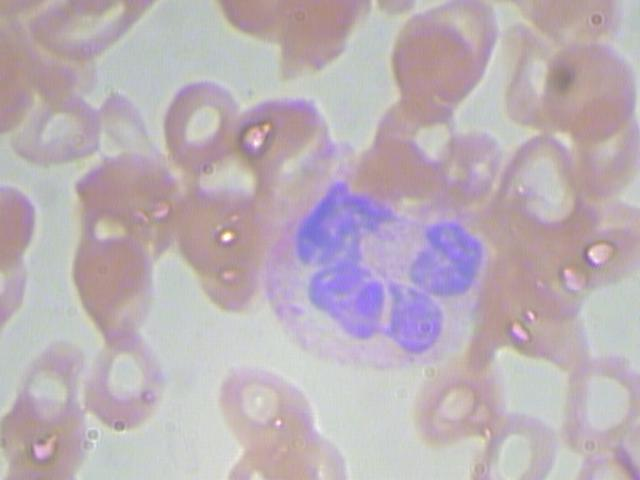
#> input picture data/raw/JPEGImages/BloodImage_00000.jpg, 640 x 480 px
$ python L2_przetwarzanie.py   (older library calls are emulated)
#> lines starting #> are read from the running program, lines starting #| are printed output that depends on the picture; after the words box and inside, x2 and y2 are one past the last pixel; in counts of white or black regions, pixels touching at a corner belong together
import cv2
import matplotlib.pyplot as plt
import numpy as np  # ← DODAJ ten import (potrzebny do np.uint8)
import os

script_dir = os.path.dirname(os.path.abspath(__file__))
image_path = os.path.normpath(os.path.join(script_dir, "..", "data", "raw", "JPEGImages", "BloodImage_00000.jpg"))

img_gray = cv2.imread(image_path, cv2.IMREAD_GRAYSCALE)
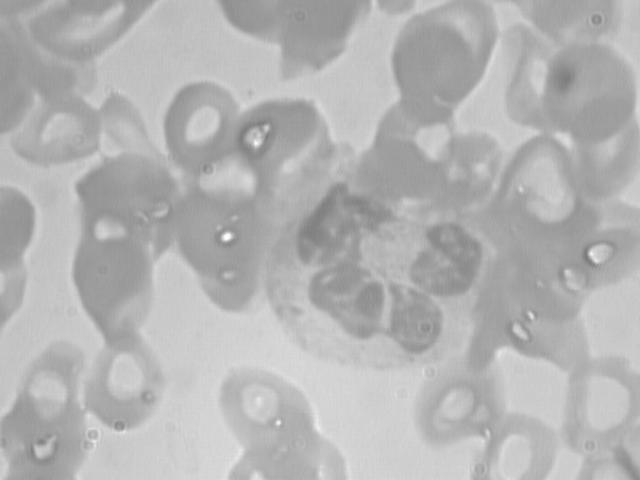
#> img_gray: shape (480, 640); min 121, max 255, mean 179.8

# Filtr Gaussa
img_blur = cv2.GaussianBlur(img_gray, (5, 5), 0)

# Filtr Sobela
sobel_x = cv2.Sobel(img_blur, cv2.CV_64F, 1, 0, ksize=3)
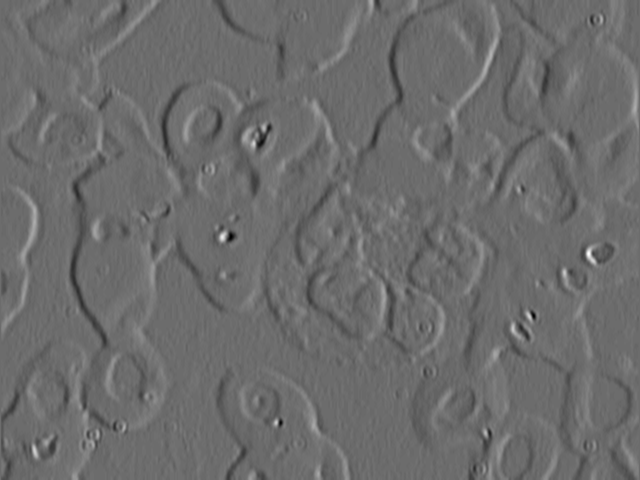
#> sobel_x: shape (480, 640) float64; min -139, max 188, mean 0.2; drawn with min black and max white
sobel_y = cv2.Sobel(img_blur, cv2.CV_64F, 0, 1, ksize=3)
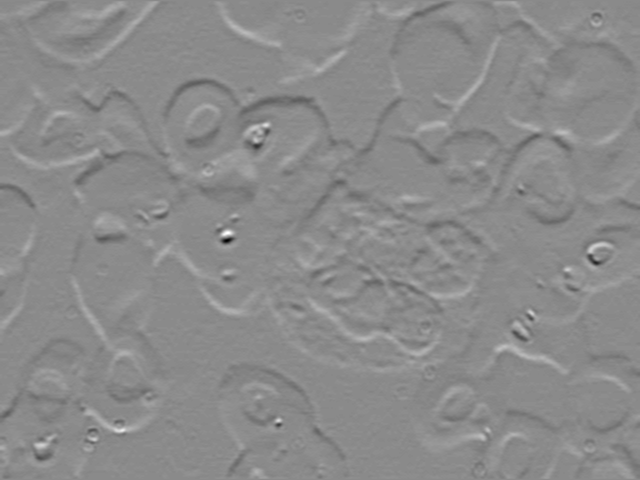
#> sobel_y: shape (480, 640) float64; min -195, max 163, mean 0.4; drawn with min black and max white
img_sobel = cv2.magnitude(sobel_x, sobel_y)
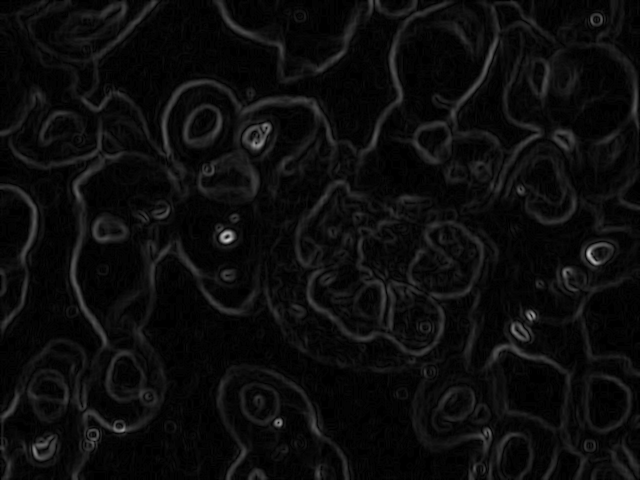
#> img_sobel: shape (480, 640) float64; min 0, max 204.3, mean 12.5

# Progowanie Otsu
_, img_thresh = cv2.threshold(img_blur, 0, 255, cv2.THRESH_BINARY_INV + cv2.THRESH_OTSU)
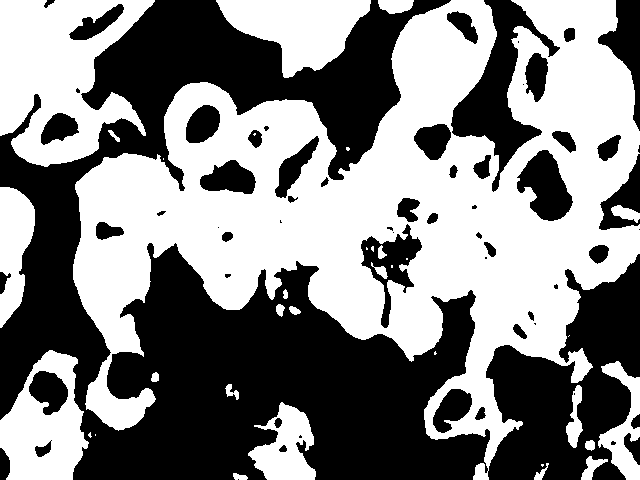
#> img_thresh: shape (480, 640); 51.5% white; 62 black regions (19 under 20 px), largest, box (x1, y1, x2, y2) and area: (0, 0, 640, 480) 121148, (451, 0, 560, 192) 6471, (517, 150, 573, 221) 2375

# ── NOWE: Filtr Laplacjana ─────────────────────────────────────────────
# Laplacjan wykrywa krawędzie we WSZYSTKICH kierunkach naraz (w odróżnieniu
# od Sobela, który liczy pochodne osobno dla X i Y).
# CV_64F = wynik jako float64, bo Laplacjan może dawać wartości ujemne
# np.uint8(np.absolute(...)) → bierzemy wartość bezwzględną i konwertujemy
# z powrotem do 8-bit, żeby móc wyświetlić jako obraz szary
img_laplacian_raw = cv2.Laplacian(img_blur, cv2.CV_64F, ksize=3)
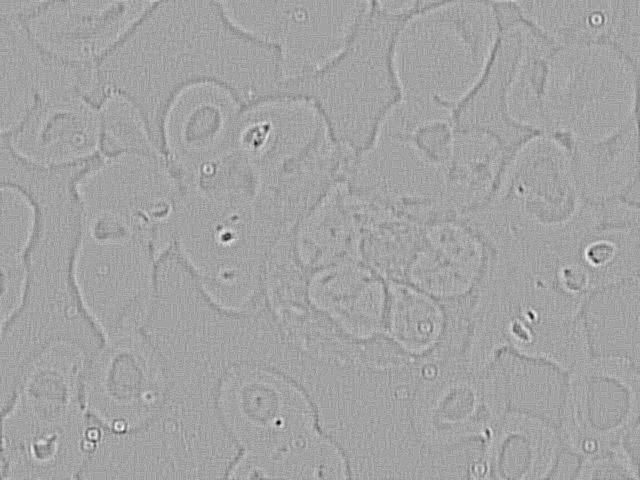
#> img_laplacian_raw: shape (480, 640) float64; min -88, max 50, mean 0; drawn with min black and max white
img_laplacian = np.uint8(np.absolute(img_laplacian_raw))
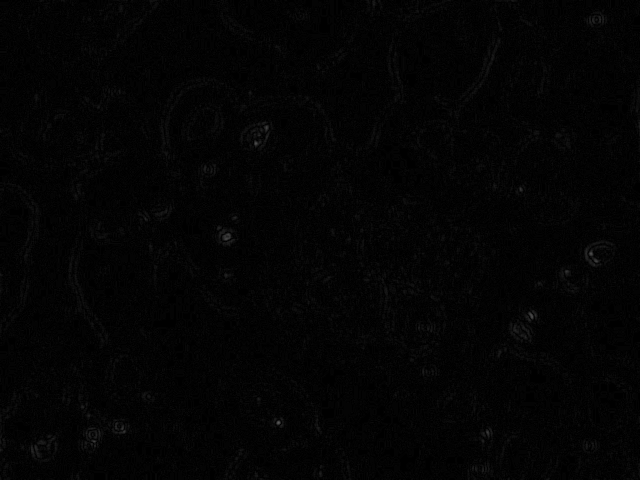
#> img_laplacian: shape (480, 640); min 0, max 88, mean 3.5
# ──────────────────────────────────────────────────────────────────────

# Filtr medianowy (opcjonalny czwarty filtr – usuwa szum "sól i pieprz")
img_median = cv2.medianBlur(img_gray, 5)

# ── WIZUALIZACJA ──
plt.figure(figsize=(16, 8))

plt.subplot(2, 3, 1)
plt.imshow(img_gray, cmap='gray')
plt.title("1. Oryginał w skali szarości")
plt.axis('off')

plt.subplot(2, 3, 2)
plt.imshow(img_blur, cmap='gray')
plt.title("2. Filtr Gaussa\n(wygładzenie, σ=auto, maska 5×5)")
plt.axis('off')

plt.subplot(2, 3, 3)
plt.imshow(img_sobel, cmap='gray')
plt.title("3. Filtr Sobela\n(krawędzie kierunkowe X+Y)")
plt.axis('off')

plt.subplot(2, 3, 4)
plt.imshow(img_thresh, cmap='gray')
plt.title("4. Progowanie Otsu\n(obraz binarny, THRESH_BINARY_INV)")
plt.axis('off')


plt.subplot(2, 3, 5)
plt.imshow(img_laplacian, cmap='gray')
plt.title("5. Filtr Laplacjana\n(krawędzie wielokierunkowe, ksize=3)")
plt.axis('off')

plt.subplot(2, 3, 6)
plt.imshow(img_median, cmap='gray')
plt.title("6. Filtr medianowy\n(redukcja szumu sól-i-pieprz, ksize=5)")
plt.axis('off')

plt.tight_layout()
plt.show()

$ run again, with data/raw/JPEGImages/BloodImage_00003.jpg copied over data/raw/JPEGImages/BloodImage_00000.jpg
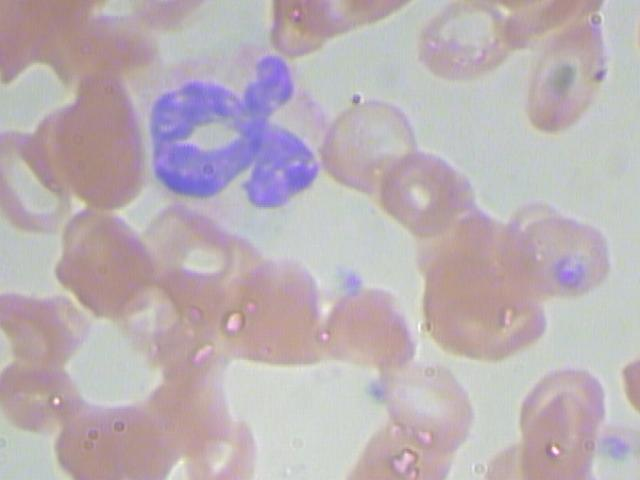
#> input picture data/raw/JPEGImages/BloodImage_00003.jpg, 640 x 480 px
#> `_, img_thresh = cv2.threshold(img_blur, 0, 255, cv2.THRESH_BINARY_INV ..`:
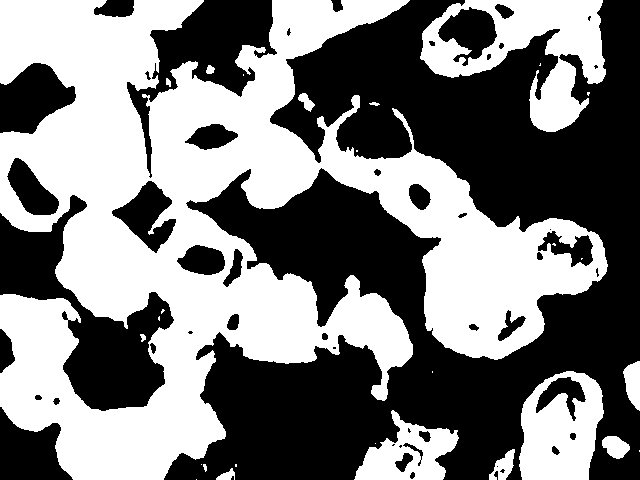
#> img_thresh: shape (480, 640); 48.4% white; 28 white regions (14 under 20 px), largest, box (x1, y1, x2, y2) and area: (0, 0, 608, 480) 125373, (420, 0, 606, 132) 11102, (519, 371, 604, 480) 6535
#> `img_laplacian_raw = cv2.Laplacian(img_blur, cv2.CV_64F, ksize=3)`:
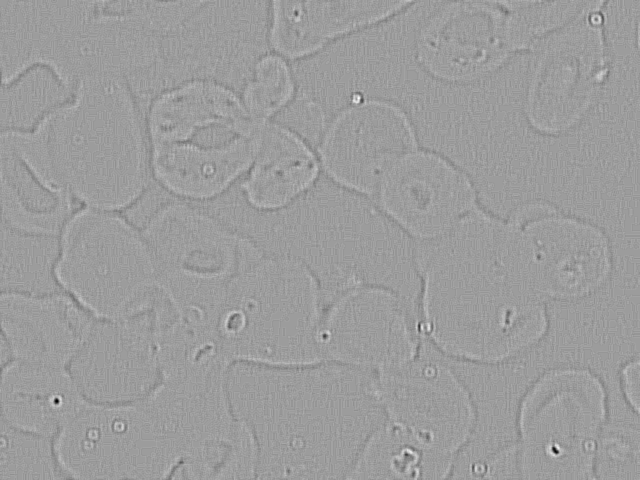
#> img_laplacian_raw: shape (480, 640) float64; min -102, max 64, mean 0; drawn with min black and max white

$ run again, with data/raw/JPEGImages/BloodImage_00006.jpg copied over data/raw/JPEGImages/BloodImage_00000.jpg
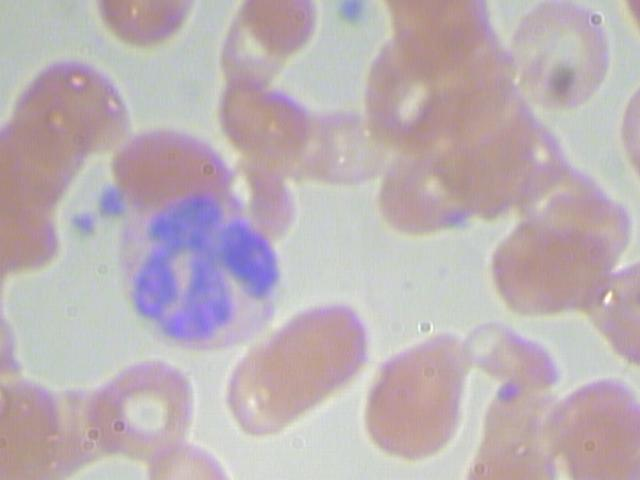
#> input picture data/raw/JPEGImages/BloodImage_00006.jpg, 640 x 480 px
#> `_, img_thresh = cv2.threshold(img_blur, 0, 255, cv2.THRESH_BINARY_INV ..`:
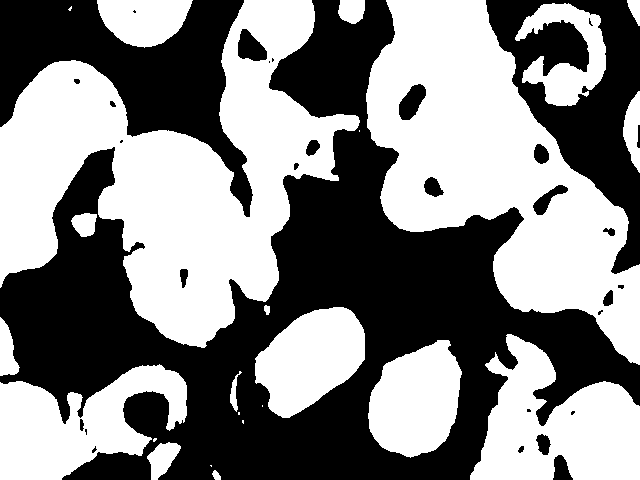
#> img_thresh: shape (480, 640); 51.8% white; 31 black regions (10 under 20 px), largest, box (x1, y1, x2, y2) and area: (0, 0, 640, 480) 105789, (0, 0, 253, 217) 21576, (486, 0, 640, 274) 17162
#> `img_laplacian_raw = cv2.Laplacian(img_blur, cv2.CV_64F, ksize=3)`:
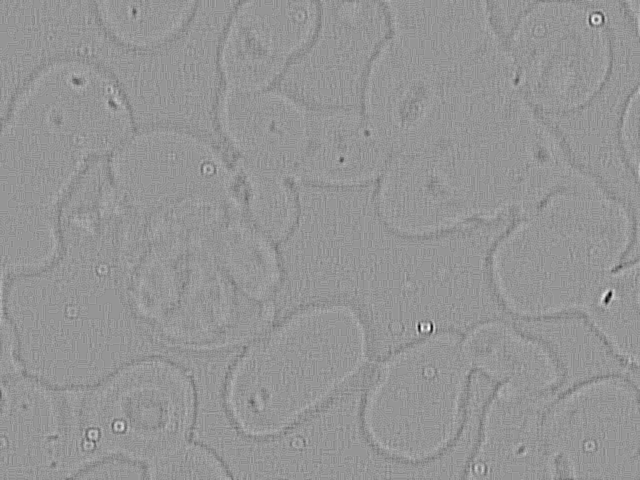
#> img_laplacian_raw: shape (480, 640) float64; min -76, max 54, mean 0; drawn with min black and max white

$ run again, with data/raw/JPEGImages/BloodImage_00011.jpg copied over data/raw/JPEGImages/BloodImage_00000.jpg
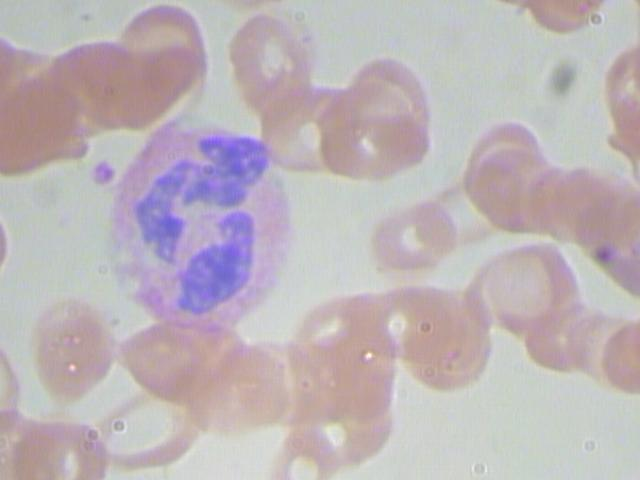
#> input picture data/raw/JPEGImages/BloodImage_00011.jpg, 640 x 480 px
#> img_thresh: shape (480, 640); 42.7% white; 35 white regions (9 under 20 px), largest, box (x1, y1, x2, y2) and area: (113, 15, 429, 424) 48764, (0, 5, 207, 177) 21508, (292, 282, 490, 461) 16277
#> `img_laplacian_raw = cv2.Laplacian(img_blur, cv2.CV_64F, ksize=3)`:
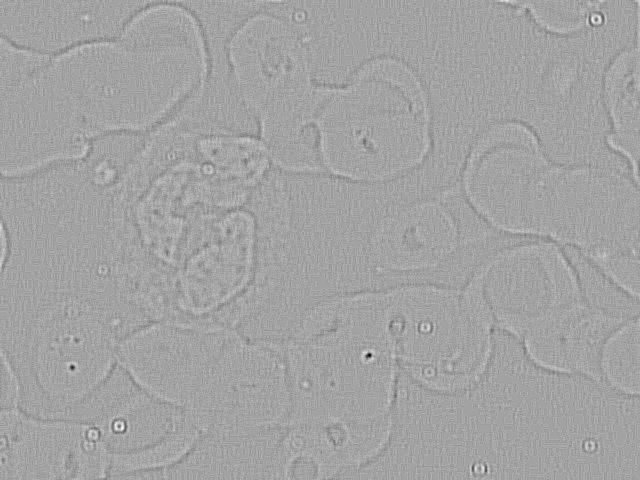
#> img_laplacian_raw: shape (480, 640) float64; min -92, max 52, mean 0; drawn with min black and max white
